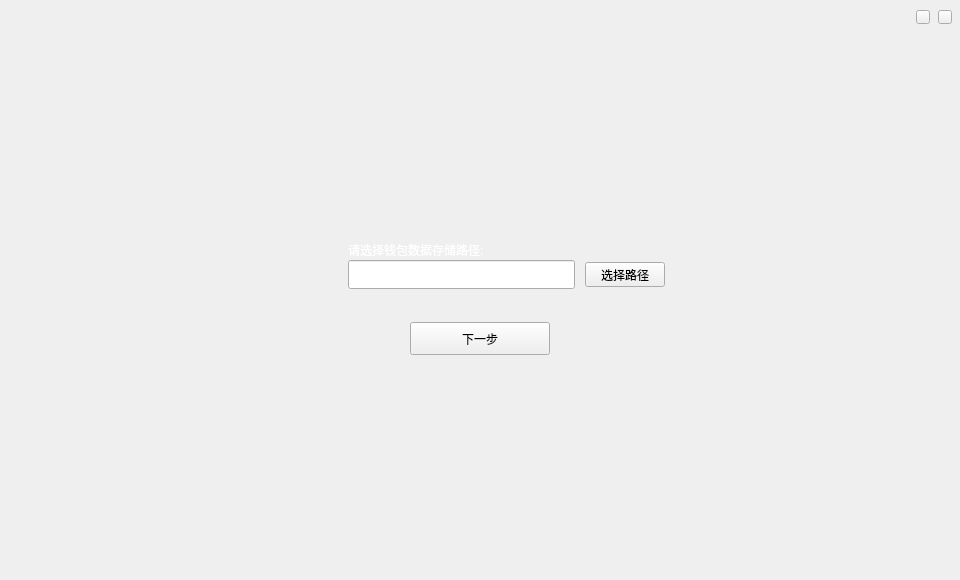
<?xml version="1.0" encoding="UTF-8"?>
<ui version="4.0">
 <class>SelectWalletPathWidget</class>
 <widget class="QWidget" name="SelectWalletPathWidget">
  <property name="geometry">
   <rect>
    <x>0</x>
    <y>0</y>
    <width>960</width>
    <height>580</height>
   </rect>
  </property>
  <property name="font">
   <font>
    <family>微软雅黑</family>
   </font>
  </property>
  <property name="windowTitle">
   <string>Form</string>
  </property>
  <widget class="QPushButton" name="selectPathBtn">
   <property name="geometry">
    <rect>
     <x>585</x>
     <y>262</y>
     <width>80</width>
     <height>25</height>
    </rect>
   </property>
   <property name="font">
    <font>
     <family>微软雅黑</family>
    </font>
   </property>
   <property name="cursor">
    <cursorShape>PointingHandCursor</cursorShape>
   </property>
   <property name="styleSheet">
    <string notr="true"/>
   </property>
   <property name="text">
    <string>选择路径</string>
   </property>
  </widget>
  <widget class="QLineEdit" name="pathLineEdit">
   <property name="geometry">
    <rect>
     <x>348</x>
     <y>260</y>
     <width>227</width>
     <height>29</height>
    </rect>
   </property>
   <property name="font">
    <font>
     <pointsize>10</pointsize>
    </font>
   </property>
   <property name="readOnly">
    <bool>true</bool>
   </property>
  </widget>
  <widget class="QLabel" name="label">
   <property name="geometry">
    <rect>
     <x>348</x>
     <y>240</y>
     <width>231</width>
     <height>20</height>
    </rect>
   </property>
   <property name="font">
    <font>
     <family>微软雅黑</family>
    </font>
   </property>
   <property name="styleSheet">
    <string notr="true">color: rgb(255, 255, 255);</string>
   </property>
   <property name="text">
    <string>请选择钱包数据存储路径:</string>
   </property>
  </widget>
  <widget class="QToolButton" name="okBtn">
   <property name="geometry">
    <rect>
     <x>410</x>
     <y>322</y>
     <width>140</width>
     <height>33</height>
    </rect>
   </property>
   <property name="font">
    <font>
     <family>微软雅黑</family>
    </font>
   </property>
   <property name="cursor">
    <cursorShape>PointingHandCursor</cursorShape>
   </property>
   <property name="styleSheet">
    <string notr="true"/>
   </property>
   <property name="text">
    <string>下一步</string>
   </property>
  </widget>
  <widget class="QToolButton" name="closeBtn">
   <property name="geometry">
    <rect>
     <x>938</x>
     <y>10</y>
     <width>14</width>
     <height>14</height>
    </rect>
   </property>
   <property name="cursor">
    <cursorShape>PointingHandCursor</cursorShape>
   </property>
   <property name="focusPolicy">
    <enum>Qt::NoFocus</enum>
   </property>
   <property name="text">
    <string/>
   </property>
  </widget>
  <widget class="QToolButton" name="minBtn">
   <property name="geometry">
    <rect>
     <x>916</x>
     <y>10</y>
     <width>14</width>
     <height>14</height>
    </rect>
   </property>
   <property name="cursor">
    <cursorShape>PointingHandCursor</cursorShape>
   </property>
   <property name="focusPolicy">
    <enum>Qt::NoFocus</enum>
   </property>
   <property name="text">
    <string/>
   </property>
  </widget>
 </widget>
 <resources/>
 <connections/>
</ui>
